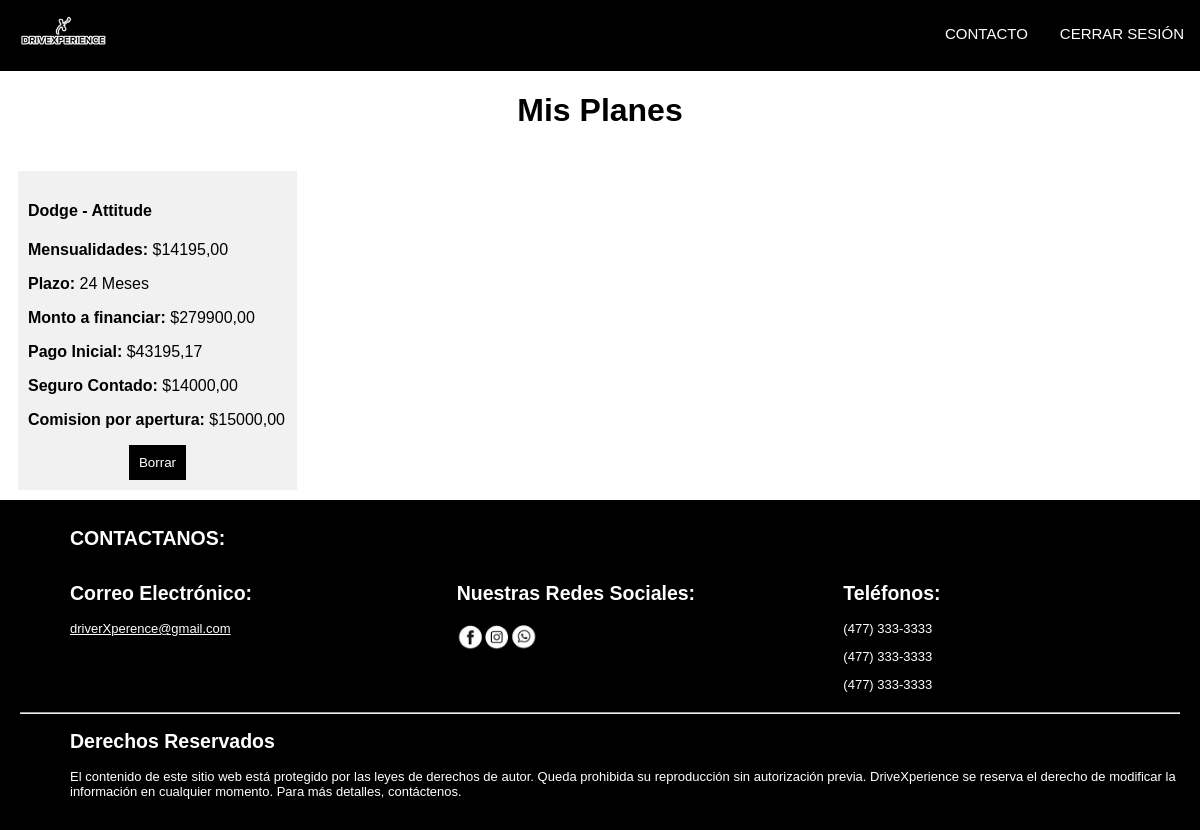
The page /panelUsuario/ (signed in) on the database as committed earlier.
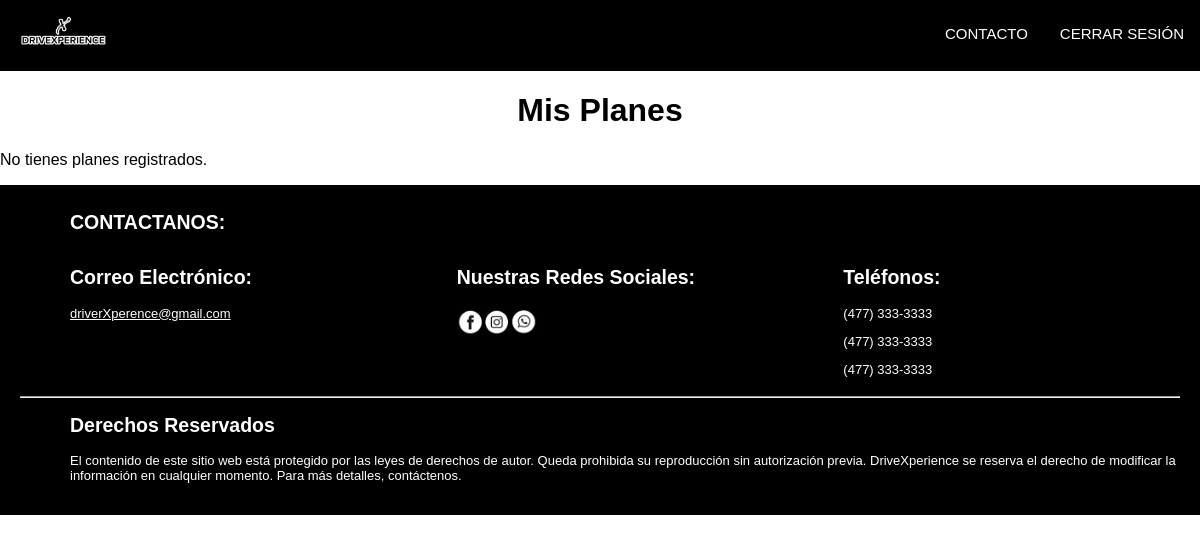
The same page on the database as committed later.
### tienda/models.py (models this page shows, shortened)
class Plan(models.Model):
    mensualidades = models.DecimalField(max_digits=10, decimal_places=2)
    plazo = models.IntegerField()
    montoAFinanciar = models.DecimalField(max_digits=10, decimal_places=2)
    pagoInicial = models.DecimalField(max_digits=10, decimal_places=2)
    seguroContado = models.DecimalField(max_digits=10, decimal_places=2)
    tazaInteres = models.DecimalField(max_digits=5,decimal_places=2,default=8.00)
    comisionApertura = models.DecimalField(max_digits=10,decimal_places=2,default=15000.00)
    usuario = models.ForeignKey(Usuario, on_delete=models.CASCADE)
    vehículo = models.ForeignKey(Vehículo, on_delete=models.CASCADE)

class Vehículo(models.Model):
    marca = models.CharField(max_length=30)
    modelo = models.CharField(max_length=30)
    año = models.CharField(max_length=4)
    especificaciones = models.CharField(max_length=200)
    precioLista = models.DecimalField(max_digits=10, decimal_places=2)
    interesAnual = models.DecimalField(max_digits=10, decimal_places=2, default=0)
    interesMensual = models.DecimalField(max_digits=10, decimal_places=2, default=0)
    fotoLateral = models.ImageField(default='acura.png', upload_to='autosTresCuartos/')
    def __str__(self):
        return self.marca + ' - ' + self.modelo

### tienda/views.py (the view)
# urls.py: path('panelUsuario/', views.PanelUsuarioView, name='panelUsuario'),
@login_required
def PanelUsuarioView(request):
    actual_user = request.user
    planes = Plan.objects.filter(usuario=actual_user)
    return render(request, "panelUsuario.html", {'planes': planes})

### tienda/templates/panelUsuario.html (shortened to what this page needs)
<!DOCTYPE html>
<html lang="en">
<head>
  {% load static %}
  <link rel="stylesheet" type="text/css" href="{% static 'css/style.css' %}" />
  <link rel="stylesheet" type="text/css" href="{% static 'css/cssPortafolio.css' %}" />
</head>
<body>
  <nav class="topnav">
    <a class="home-nav" href="{% url 'indexCar' %}"><img src="{% static 'image/logo.jpg' %}" alt="logo" /></a>
    {% if request.user.is_authenticated %}
    <a class="bar-nav" href="{% url 'exit' %}">CERRAR SESIÓN</a>
    {% else %}
    <a class="bar-nav" href="{% url 'login' %}">INICIO DE SESIÓN</a>
    {% endif %}
    <a class="bar-nav" href="#footer">CONTACTO</a>
  </nav>
  <h1 style="text-align: center">Mis Planes</h1>
  <section style="background-color: white;">
    {% if planes %}
        <div class="row">
            {% for plan in planes %}
                <div class="column">
                    <div class="content">
                        <h4>{{ plan.vehículo }}</h4>
                        <p><b>Mensualidades:</b> ${{ plan.mensualidades }}</p>
                        <p><b>Plazo:</b> {{ plan.plazo }} Meses</p>
                        <p><b>Monto a financiar:</b> ${{ plan.montoAFinanciar }}</p>
                        <p><b>Pago Inicial:</b> ${{ plan.pagoInicial }}</p>
                        <p><b>Seguro Contado:</b> ${{ plan.seguroContado }}</p>
                        <p><b>Comision por apertura:</b> ${{ plan.comisionApertura }}</p>
                        <form action="{% url 'borrar_plan' plan.id %}" method="POST" style="display: inline;">
                            <button type="submit" class="btn">Borrar</button>
                        </form>
                    </div>
                </div>
            {% endfor %}
        </div>
    {% else %}
    <p>No tienes planes registrados.</p>
    {% endif %}
  </section>
  <footer class="footer" id="footer">
    <h2>CONTACTANOS:</h2>
    <div class="container-contactanos">
      <div class="container-contactanos-left">
        <h2>Correo Electrónico:</h2>
        <p>
          <a style="color: white" href="http://gmail.com">driverXperence@gmail.com</a>
        </p>
      </div>
      <div class="container-contactanos-midle">
        <h2>Nuestras Redes Sociales:</h2>
        <img style="width: 130px; padding-left: 50px" src="image/icon-redes.jpg " alt="" />
      </div>
      <div class="container-contactanos-right">
        <h2>Teléfonos:</h2>
        <p>(477) 333-3333</p>
        <p>(477) 333-3333</p>
        <p>(477) 333-3333</p>
      </div>
    </div>
    <hr />
    <h2>Derechos Reservados</h2>
    <p>
      El contenido de este sitio web está protegido por las leyes de derechos
      de autor. Queda prohibida su reproducción sin autorización previa.
      DriveXperience se reserva el derecho de modificar la información en
      cualquier momento. Para más detalles, contáctenos.
    </p>
  </footer>
</body>
</html>

### Agencia/static/css/style.css (style rules this page uses)
body, html { height: 100%; margin: 0; font-family: Arial, Helvetica, sans-serif; background-color: white; scroll-behavior: smooth; }
.topnav { background-color: black; overflow: hidden; }
.home-nav { flex: auto; float: left; color: white; text-align: center; padding: 14px 16px; text-decoration: none; font-size: 15px; }
.home-nav img { height: 40px; width: auto; }
.bar-nav { float: right; color: white; text-align: center; padding: 15px 16px; text-decoration: none; font-size: 12px; margin-top: 10px; font-size: 15px; }
* { box-sizing: border-box; }
footer { padding-top: 10px; padding-left: 20px; padding-right: 20px; height: 330px; background-color: black; color: white; font-family: 'Franklin Gothic Medium', 'Arial Narrow', Arial, sans-serif; font-size: 13px; }
footer h2 { color: white; padding-left: 50px; }
footer p { padding-left: 50px; }
.container-contactanos { display: flex; width: 100%; }
.container-contactanos-left { flex:3; box-sizing: border-box; }
.container-contactanos-midle { flex: 3; box-sizing: border-box; }
.container-contactanos-right { flex: 3; box-sizing: border-box; }

Rows that differ between the two databases and show on the page:
removed Plan: vehículo "Dodge - Attitude", mensualidades "14195,00", plazo "24", montoAFinanciar "279900,00", pagoInicial "43195,17", seguroContado "14000,00", comisionApertura "15000,00"
Other text that changed with them:
text now shown: "No tienes planes registrados."
